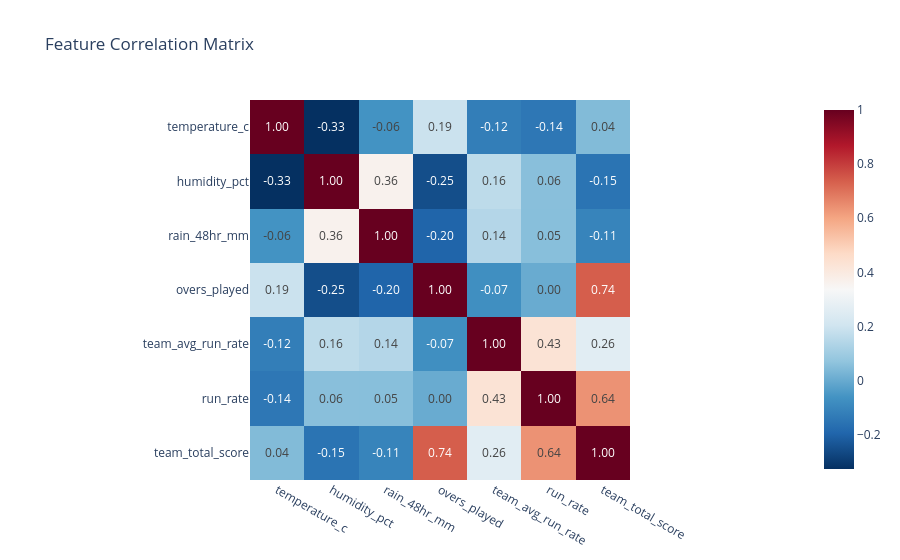

Notebook code cell kept with this figure:
### Code cell
# Compute the correlation matrix for numeric columns
corr_matrix = df[['temperature_c', 'humidity_pct', 'rain_48hr_mm', 'overs_played', 'team_avg_run_rate', 'run_rate', 'team_total_score']].corr()

fig = px.imshow(
    corr_matrix,
    text_auto=".2f", # Automatically overlays correlation coefficients
    color_continuous_scale='RdBu_r', # Red-to-Blue scale
    title="Feature Correlation Matrix"
)
fig.show()

### Figure 1 — Plotly figure (JSON) as saved in the notebook; plotly's stock layout.template omitted (floating-point values rounded to 4 significant figures)
{"data": [{"coloraxis": "coloraxis", "hovertemplate": "x: %{x}<br>y: %{y}<br>color: %{z}<extra></extra>", "name": "0", "texttemplate": "%{z:.2f}", "type": "heatmap", "x": ["temperature_c", "humidity_pct", "rain_48hr_mm", "overs_played", "team_avg_run_rate", "run_rate", "team_total_score"], "xaxis": "x", "y": ["temperature_c", "humidity_pct", "rain_48hr_mm", "overs_played", "team_avg_run_rate", "run_rate", "team_total_score"], "yaxis": "y", "z": [[1.0, -0.3261, -0.06163, 0.1913, -0.1226, -0.143, 0.04446], [-0.3261, 1.0, 0.3637, -0.2536, 0.1617, 0.05599, -0.1531], [-0.06163, 0.3637, 1.0, -0.1962, 0.1428, 0.0549, -0.1065], [0.1913, -0.2536, -0.1962, 1.0, -0.07296, 0.002112, 0.7376], [-0.1226, 0.1617, 0.1428, -0.07296, 1.0, 0.4298, 0.2607], [-0.143, 0.05599, 0.0549, 0.002112, 0.4298, 1.0, 0.638], [0.04446, -0.1531, -0.1065, 0.7376, 0.2607, 0.638, 1.0]]}], "layout": {"coloraxis": {"colorscale": [[0, "rgb(5,48,97)"], [0.1, "rgb(33,102,172)"], [0.2, "rgb(67,147,195)"], [0.3, "rgb(146,197,222)"], [0.4, "rgb(209,229,240)"], [0.5, "rgb(247,247,247)"], [0.6, "rgb(253,219,199)"], [0.7, "rgb(244,165,130)"], [0.8, "rgb(214,96,77)"], [0.9, "rgb(178,24,43)"], [1, "rgb(103,0,31)"]]}, "title": {"text": "Feature Correlation Matrix"}, "xaxis": {"anchor": "y", "constrain": "domain", "domain": [0, 1], "scaleanchor": "y"}, "yaxis": {"anchor": "x", "autorange": "reversed", "constrain": "domain", "domain": [0, 1]}}}
